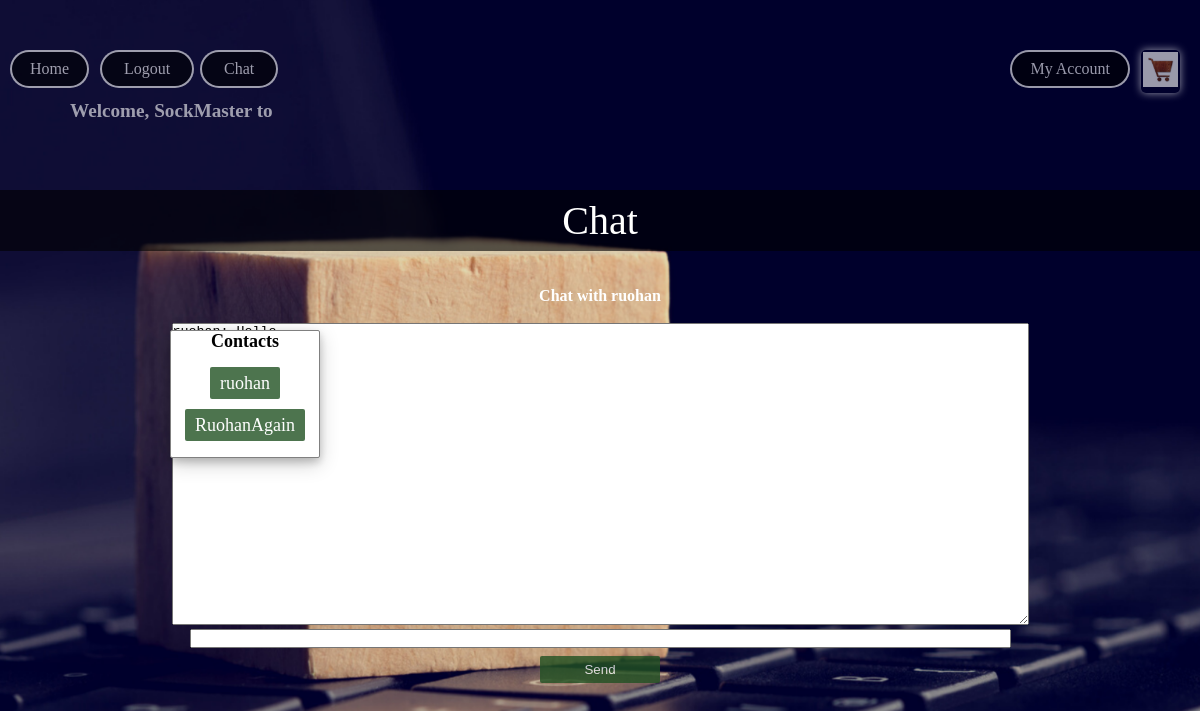
The page /chat/1/ (signed in) on the database its author committed.
### chat/models.py (models this page shows)
class InRoom(models.Model):
    room = models.ForeignKey(ChatRoom, on_delete=models.CASCADE, null=True)
    user = models.ForeignKey(User, on_delete=models.CASCADE, null=True)
    name = models.CharField(max_length=200)

class ChatRoom(models.Model):
    members = models.ManyToManyField(User, through='InRoom')
    chat_log = models.TextField(default='')

### chat/views.py (the view)
# urls.py: path('<int:room_id>/', views.chat_room, name='chat_room'),
@login_required
def chat_room(request, room_id):
    context = {'user': request.user, 'inrooms': request.user.inroom_set.all()}
    room = ChatRoom.objects.get(id=room_id)
    context['room_id'] = str(room.id)
    members = room.members.all()
    room_name = ''
    for m in members:
        if m.username != request.user.username:
            room_name = m.username
            break
    context['room_name'] = room_name
    context['chat_log'] = room.chat_log
    return render(request, 'chat/chat.html', context)

### chat/templates/chat/chat.html (shortened to what this page needs)
<!DOCTYPE html>
<html lang="en">
<head>
</head>
<body>
{% extends 'product/navbar.html' %}
{% block content %}
    <div class='center-up'>Chat</div><br/>
        <div class="this-layout">
	    <p><h4>Contacts</h4></p><br/>
            {% for i in inrooms %}
	    <a class="button" href="{% url 'chat_room' i.room.id %}">{{ i.name }}</a><br/><br/>
            {% endfor %}
        </div>
    <div class="center">
        <div class="chat-box">
            <br/>
            <h4>Chat with {{ room_name }}</h4><br/>
            <textarea id="chat-log" cols="105" rows="20">{{ chat_log }}</textarea><br/>
            <input id="chat-message-input" type="text" size="100"/><br/>
            <input id="chat-message-submit" type="button" value="Send" class="button" style="width: 10%"/>
        </div>
    </div>
{% endblock %}

### product/templates/product/navbar.html (shortened to what this page needs)
{% load static %}
<!DOCTYPE html>
<html lang="en">
<head>
    <link rel="stylesheet" type="text/css" href="{% static 'product/style.css' %}"/>
</head>
<body>
<div class="nav">
    <ul>
        {% if user.username %}
            <div class="welcmsg">
                <li><h4>Welcome, {{ user.username }} to</h4></li>
            </div>
            <li><a href="{% url 'index' %}" class="home-btn"><span>Home</span></a></li>
            <li><a href="{% url 'logout' %}" class="top-links"><span>Logout</span></a></li>
        {% else %}
            <li><a href="{% url 'signup' %}" class="signup-btn"><span>Signup</span></a></li>
            <li><a href="{% url 'login' %}" class="top-links"><span>Login</span></a></li>
        {% endif %}
        <li><a href="{% url 'chat_index' %}" class="chat-btn"><span>Chat</span></a></li>
        <li><a href="{% url 'cart' %}" class="cart-btn"><span><img src="{% static 'product/cart.jpg' %}" height="35"
                                                                   width="35"></span></a></li>
        <li class="dropdown">
            <a href="javascript:void(0)" class="drop-btn"><span>My Account</span></a>
        </li>
    </ul>
</div>
<br/>
{% block content %}
{% endblock %}
</body>
</html>

### product/static/product/style.css (style rules this page uses)
* { margin: 0; padding: 0; -moz-box-sizing: border-box; box-sizing: border-box; }
html { height: 100%; }
body { font-family: "Georgia"; background-image: url("back.png"); background-repeat: no-repeat; background-size: cover; height: 100%; overflow-y: scroll; overflow-x: hidden; max-width: 100%; }
.nav ul { display: inline-flex; margin: 50px; }
.nav ul li { opacity: 0.6; transition: 0.3s; list-style: none; margin: 0 20px; color: white; cursor: pointer; }
.home-btn { left: 10px; display: inline; position: fixed; text-decoration: none; color: white; border: 2px solid transparent; border-radius: 20px; background-image: linear-gradient(#000000, #000000), radial-gradient(circle at top left, white, white); background-origin: border-box; background-clip: content-box,border-box; }
.home-btn span { display: block; padding: 8px 18px; }
.center { text-align: center; }
.top-links { left: 100px; display: inline; position: fixed; text-decoration: none; color: white; border: 2px solid transparent; border-radius: 20px; background-image: linear-gradient(#000000, #000000), radial-gradient(circle at top left, white, white); background-origin: border-box; background-clip: content-box,border-box; }
.top-links span { display: block; padding: 8px 22px; }
.cart-btn { right: 20px; display: inline; position: fixed; border: 2px solid transparent; box-shadow: 0px 0px 8px #ffffff; border-radius: 5px; }
.drop-btn { right: 70px; display: inline; position: fixed; color: white; text-align: center; padding: 0px 0px; text-decoration: none; border: 2px solid transparent; border-radius: 20px; background-image: linear-gradient(#000000, #000000), radial-gradient(circle at top left, white, white); background-origin: border-box; background-clip: content-box,border-box; }
.drop-btn span { display: block; padding: 8px 18px; }
li.dropdown { display: inline-block; right: 200px; }
.welcmsg { font-size: larger; padding-top: 50px; display: inline; }
.center-up { font-family: Verdana; background: rgba(0, 0, 0, 0.6); color: white; font-size: 40px; padding-top: 7px; padding-bottom: 7px; text-align: center; bottom: 40px; }
.button { border-radius: 2px; text-decoration: none; background-color: #215223; color: white; padding: 6px 10px; margin: 8px 0; border: none; cursor: pointer; width: 50%; opacity: 0.8; }
.chat-btn { left: 200px; display: inline; position: fixed; text-decoration: none; color: white; border: 2px solid transparent; border-radius: 20px; background-image: linear-gradient(#000000, #000000), radial-gradient(circle at top left, white, white); background-origin: border-box; background-clip: content-box,border-box; }
.chat-btn span { display: block; padding: 8px 22px; }
.chat-box { color: white; }

### chat/templates/chat/chat.html (style rules this page uses)
.this-layout { border: 2px solid transparent; border-radius: 2px; font-family: "Georgia"; box-shadow: 0 4px 8px 0 rgba(0, 0, 0, 0.2), 0 6px 20px 0 rgba(0, 0, 0, 0.19); text-align: center; font-size: large; border: 1px solid grey; top: 0; background-color: #ffffff; margin: 0 auto; width: 150px; height: auto; position: fixed; left: 170px; top: 330px; }

### rows shown on the page
InRoom: name "ruohan"
InRoom: name "RuohanAgain"
ChatRoom: chat_log "ruohan: Hello SockMaster: Hello"

### other values the page prints
{{ user.username }} "SockMaster"
{{ room_name }} "ruohan"
